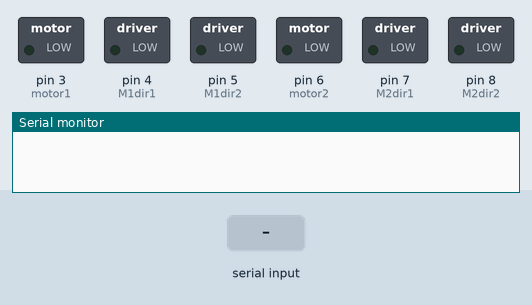
This sketch was run on a simulated Arduino Uno, built with avr-gcc and run on an emulated ATmega328P. Parts: switched loads named in the sketch (green lamp = pin HIGH), the last lines printed to the serial monitor. Inputs (shaded band) come from the test bench.

Above: at 1.2 s.
1.3 s: "a" received over the second serial link
At 2.4 s:
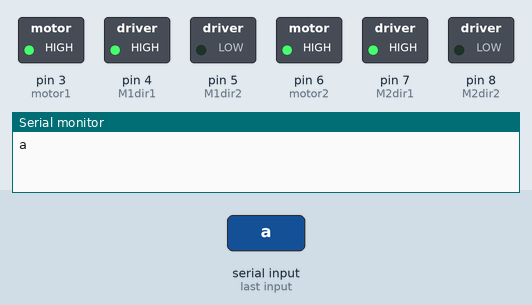
2.8 s: "r" received over the second serial link
At 3.6 s:
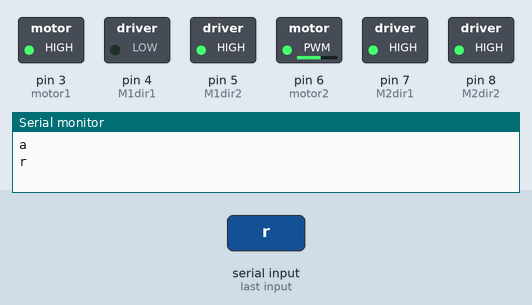
4.3 s: "l" received over the second serial link
At 4.7 s:
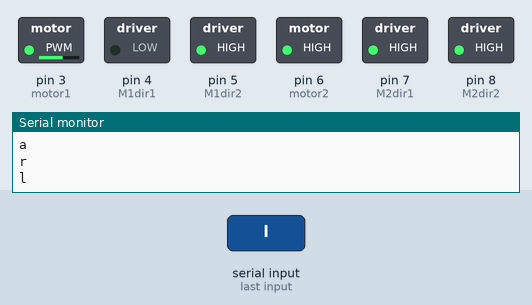
5.8 s: "b" received over the second serial link
At 7.0 s:
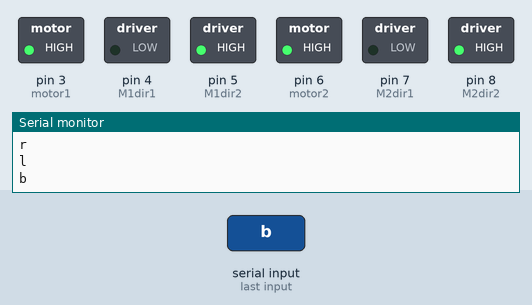
7.3 s: "f" received over the second serial link
At 8.2 s:
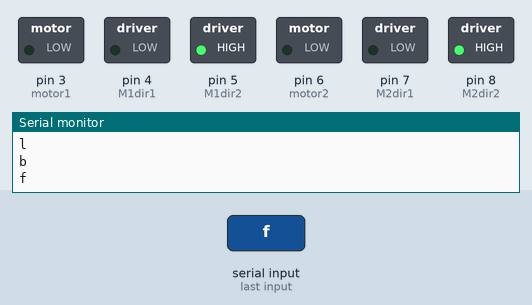
8.8 s: "a" received over the second serial link
At 9.3 s:
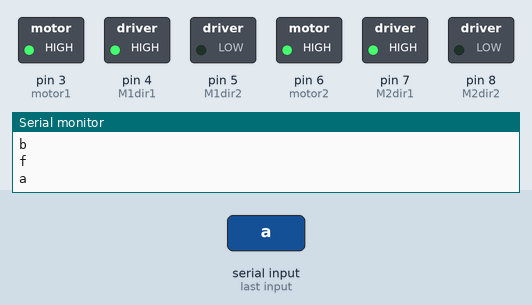
Timing chart, 0 to 11.3 s (numbered marks = the images above; inputs shaded):
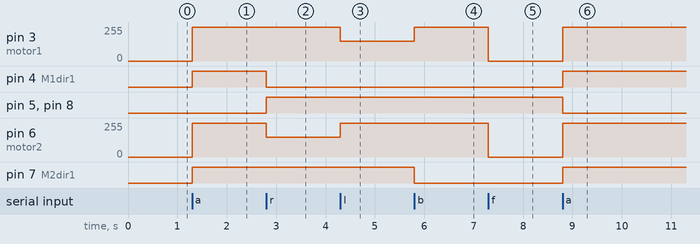

Measured:
- after the input at 1.3 s, pin 3 (motor1), pin 6 (motor2): 0/255 → 255/255 at once; pin 4 (M1dir1), pin 7 (M2dir1): LOW → HIGH at once
- after the input at 2.8 s, pin 4 (M1dir1): HIGH → LOW at once; pin 5 (M1dir2), pin 8 (M2dir2): LOW → HIGH at once; pin 6 (motor2): 255/255 → 150/255 at once
- after the input at 4.3 s, pin 3 (motor1): 255/255 → 150/255 at once; pin 6 (motor2): 150/255 → 255/255 at once
- after the input at 5.8 s, pin 3 (motor1): 150/255 → 255/255 at once; pin 7 (M2dir1): HIGH → LOW at once
- after the input at 7.3 s, pin 3 (motor1), pin 6 (motor2): 255/255 → 0/255 at once
- after the input at 8.8 s, pin 3 (motor1), pin 6 (motor2): 0/255 → 255/255 at once; pin 4 (M1dir1), pin 7 (M2dir1): LOW → HIGH at once; pin 5 (M1dir2), pin 8 (M2dir2): HIGH → LOW at once

The sketch:

CarroBluethoth.ino
```cpp
#include <SoftwareSerial.h>
#define motor1 3
#define motor2 6
#define M1dir1 4//motor1 con direccion 1
#define M1dir2 5//motor1 con direccion 2
#define M2dir1 7//motor2 con direccion 1
#define M2dir2 8//motor2 con direccion 2
/*ojo la direccion 1 es hacia adelante, mientras que la
  direccion dos va hacia atras*/
SoftwareSerial BT(9, 10);//el puto rx y tx va al revez pelotudo
char dato;
void setup() {
  // put your setup code here, to run once:++++
  pinMode(motor1, OUTPUT);
  pinMode(motor2, OUTPUT);
  pinMode(M1dir1, OUTPUT);
  pinMode(M1dir2, OUTPUT);
  pinMode(M2dir1, OUTPUT);
  pinMode(M2dir2, OUTPUT);
  //se inicializa cada uno de los puertos
  BT.begin(9600);
  Serial.begin(9600);
}
void MoverHaciaAdelante(void) {
  digitalWrite(M1dir2, LOW);
  digitalWrite(M1dir1, HIGH);
  digitalWrite(M2dir2, LOW);
  digitalWrite(M2dir1, HIGH);
  delay(1000);
}
void Frenar (void) {
  digitalWrite(motor1, LOW);
  digitalWrite(motor2, LOW);
}
void MoverHaciaAtras(void) {
  digitalWrite(motor1, LOW);
  digitalWrite(motor2, LOW);
  //delay(100);
  digitalWrite(M1dir2, HIGH);
  digitalWrite(M1dir1, LOW);
  digitalWrite(M2dir2, HIGH);
  digitalWrite(M2dir1, LOW);
  digitalWrite(motor1, HIGH);
  digitalWrite(motor2, HIGH);
  delay(1000);

}
void MoverHaciaIzquierda(void) {
  digitalWrite(motor1, LOW);
  digitalWrite(motor2, LOW);
  //delay(100);
  digitalWrite(M1dir2, HIGH);
  digitalWrite(M1dir1, LOW);
  digitalWrite(M2dir2, HIGH);
  digitalWrite(M2dir1, HIGH);
  analogWrite(motor1, 150);
  digitalWrite(motor2, HIGH);
  delay(1000);

}
void MoverHaciaDerecha(void) {
  digitalWrite(motor1, LOW);
  digitalWrite(motor2, LOW);
  //delay(100);
  digitalWrite(M1dir2, HIGH);
  digitalWrite(M1dir1, LOW);
  digitalWrite(M2dir2, HIGH);
  digitalWrite(M2dir1, HIGH);
  analogWrite(motor2, 150);
  digitalWrite(motor1, HIGH);
  delay(1000);

}


void loop() {
  if (BT.available() > 0) //revisa si se recibe datos
  {
    dato = BT.read();
    Serial.println(dato);
    if (dato == 'a') {
      digitalWrite(motor1, HIGH);
      digitalWrite(motor2, HIGH);
      MoverHaciaAdelante();
    }
    if (dato == 'r') {
      MoverHaciaDerecha();
    }
    if (dato == 'l') {
      MoverHaciaIzquierda();
    }
    if (dato == 'b') {
      digitalWrite(motor1, HIGH);
      digitalWrite(motor2, HIGH);
      MoverHaciaAtras();
    }
    if (dato == 'f') {
      Frenar();
    }

  }

}
```
